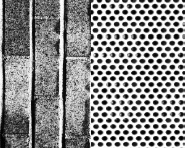
%> input picture radon.bmp, 185 x 148 px
$ octave radonExample.m   (GNU Octave 9; MATLAB toolbox functions it lacks are replaced by stand-ins)
%> lines starting %> are read from the running program, lines starting %| are printed output that depends on the picture
image = imread('radon.bmp');
%> image is the input picture: size 148x185 uint8; min 0, max 255, mean 142.6
if(length(size(image)) == 3)
    image = sum(image,3);
end;
Image = mat2gray(image);
name = strcat('data/','radon','.bmp');
imwrite(Image,name);

fImage = fft2(Image);
F = fImage.*conj(fImage);
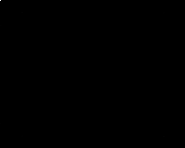
%> F: size 148x185 double; min 0.00507, max 234366081.4, mean 11443; drawn with min black and max white
theta = 0:180;
[R,xp] = radon(F,theta);
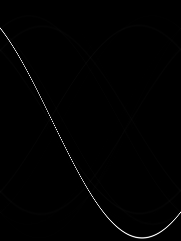
%> R: size 241x181 double; min 0, max 188341318.6, mean 1300040.2; drawn with min black and max white
%> xp = 241 values from -120 to 120

iR = iradon(R,theta);
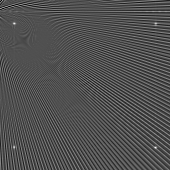
%> iR: size 170x170 double; min -827230.2, max 1787748, mean 651.1; drawn with min black and max white

$ run again, with heightmap.bmp copied over radon.bmp
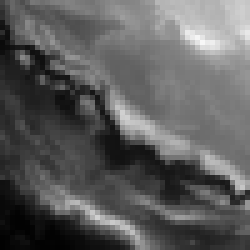
%> input picture heightmap.bmp, 50 x 50 px (shown 5 times larger)
%> `Image = mat2gray(image);`:
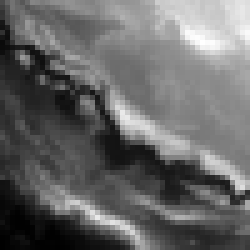
%> Image: size 50x50 double (shown 5 times larger); min 0, max 1, mean 0.407
%> `[R,xp] = radon(F,theta);`:
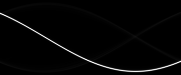
%> R: size 75x181 double; min 0, max 871250.9, mean 18028.5; drawn with min black and max white
%> xp = 75 values from -37 to 37

$ run again, with my1.bmp copied over radon.bmp
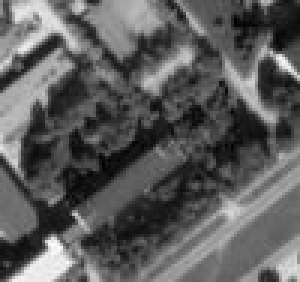
%> input picture my1.bmp, 100 x 94 px (shown 3 times larger)
%> image is the input picture: size 94x100 uint8; min 0, max 255, mean 91.9
%> `[R,xp] = radon(F,theta);`:
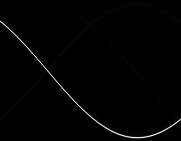
%> R: size 141x181 double; min 0, max 9671118.3, mean 107681.5; drawn with min black and max white
%> xp = 141 values from -70 to 70
